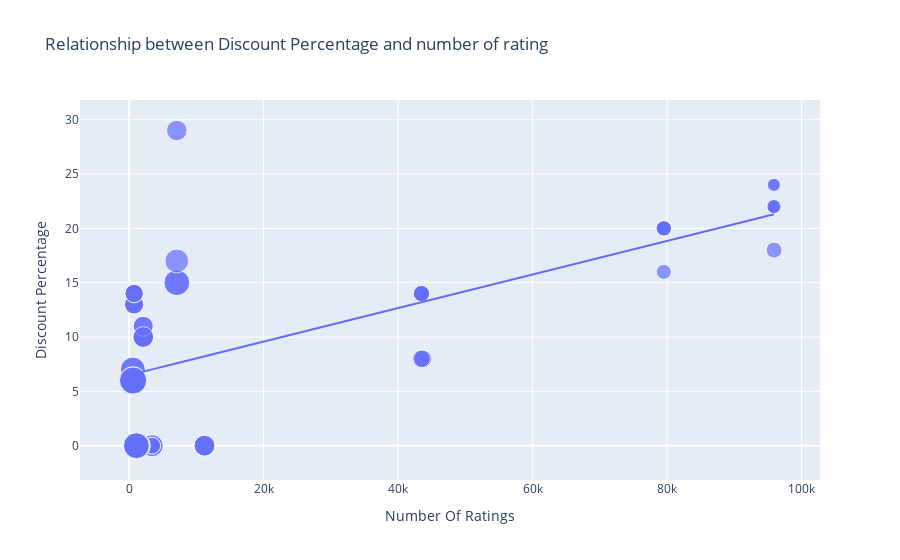

The code cell stored with this chart in its notebook:
### Code cell
figure = px.scatter(data_frame = data, x = "Number Of Ratings",
                    y = "Discount Percentage", size = "Sale Price", trendline = "ols", 
                    title = "Relationship between Discount Percentage and number of rating")
figure.show()

### Figure 1 — Plotly figure (JSON) as saved in the notebook; plotly's stock layout.template omitted (floating-point values rounded to 4 significant figures)
{"data": [{"hovertemplate": "Number Of Ratings=%{x}<br>Discount Percentage=%{y}<br>Sale Price=%{marker.size}<extra></extra>", "legendgroup": "", "marker": {"color": "#636efa", "size": [49900, 84900, 84900, 77000, 77000, 49900, 49900, 77000, 89900, 41999, 39999, 41999, 41999, 41999, 131900, 117100, 131900, 117100, 74999, 117900, 117100, 117900, 99900, 44999, 140900, 130900, 64900, 120900, 59900, 75900, 110900, 130900, 120900, 64900, 64900, 75900, 75900, 120900, 59900, 120900, 75900, 140900, 70900, 70900, 75900, 59900, 110900, 120900, 130900, 130900, 54999, 54999, 29999, 34999, 34999, 34999, 54999, 29999, 46999, 46999, 46999, 46999], "sizemode": "area", "sizeref": 352.2, "symbol": "circle"}, "mode": "markers", "name": "", "orientation": "v", "showlegend": false, "type": "scatter", "x": [3431, 3431, 3431, 11202, 11202, 3431, 3431, 11202, 1454, 79512, 79512, 79582, 79512, 79512, 1078, 1078, 1078, 1078, 7088, 7088, 1078, 7088, 7081, 95909, 542, 580, 740, 545, 740, 2101, 545, 580, 580, 730, 730, 2101, 2101, 580, 740, 580, 2092, 545, 2101, 2092, 2101, 740, 545, 580, 580, 580, 43707, 43707, 95807, 95909, 95807, 95909, 43470, 95909, 43470, 43470, 43470, 43470], "xaxis": "x", "y": [0, 0, 0, 0, 0, 0, 0, 0, 0, 20, 16, 20, 20, 20, 0, 0, 0, 0, 29, 15, 0, 15, 17, 18, 6, 6, 13, 6, 14, 10, 7, 6, 6, 13, 13, 10, 10, 6, 14, 6, 10, 6, 11, 11, 10, 14, 7, 6, 6, 6, 8, 8, 24, 22, 22, 22, 8, 24, 14, 14, 14, 14], "yaxis": "y"}, {"hovertemplate": "<b>OLS trendline</b><br>Discount Percentage = 0.000154292 * Number Of Ratings + 6.49233<br>R<sup>2</sup>=0.468988<br><br>Number Of Ratings=%{x}<br>Discount Percentage=%{y} <b>(trend)</b><extra></extra>", "legendgroup": "", "marker": {"color": "#636efa", "symbol": "circle"}, "mode": "lines", "name": "", "showlegend": false, "type": "scatter", "x": [542, 545, 545, 545, 545, 580, 580, 580, 580, 580, 580, 580, 580, 730, 730, 740, 740, 740, 740, 1078, 1078, 1078, 1078, 1078, 1454, 2092, 2092, 2101, 2101, 2101, 2101, 2101, 3431, 3431, 3431, 3431, 3431, 7081, 7088, 7088, 7088, 11202, 11202, 11202, 43470, 43470, 43470, 43470, 43470, 43707, 43707, 79512, 79512, 79512, 79512, 79582, 95807, 95807, 95909, 95909, 95909, 95909], "xaxis": "x", "y": [6.576, 6.576, 6.576, 6.576, 6.576, 6.582, 6.582, 6.582, 6.582, 6.582, 6.582, 6.582, 6.582, 6.605, 6.605, 6.607, 6.607, 6.607, 6.607, 6.659, 6.659, 6.659, 6.659, 6.659, 6.717, 6.815, 6.815, 6.816, 6.816, 6.816, 6.816, 6.816, 7.022, 7.022, 7.022, 7.022, 7.022, 7.585, 7.586, 7.586, 7.586, 8.221, 8.221, 8.221, 13.2, 13.2, 13.2, 13.2, 13.2, 13.24, 13.24, 18.76, 18.76, 18.76, 18.76, 18.77, 21.27, 21.27, 21.29, 21.29, 21.29, 21.29], "yaxis": "y"}], "layout": {"legend": {"itemsizing": "constant", "tracegroupgap": 0}, "title": {"text": "Relationship between Discount Percentage and number of rating"}, "xaxis": {"anchor": "y", "domain": [0, 1], "title": {"text": "Number Of Ratings"}}, "yaxis": {"anchor": "x", "domain": [0, 1], "title": {"text": "Discount Percentage"}}}}
